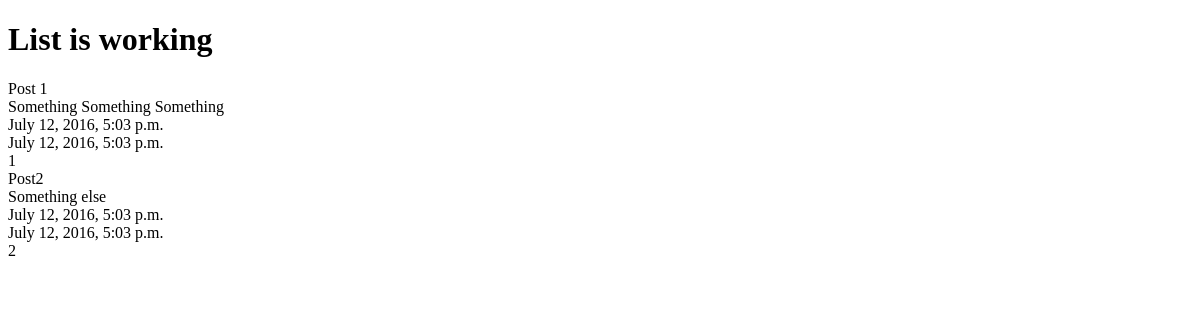
The app's page /posts/, older data.
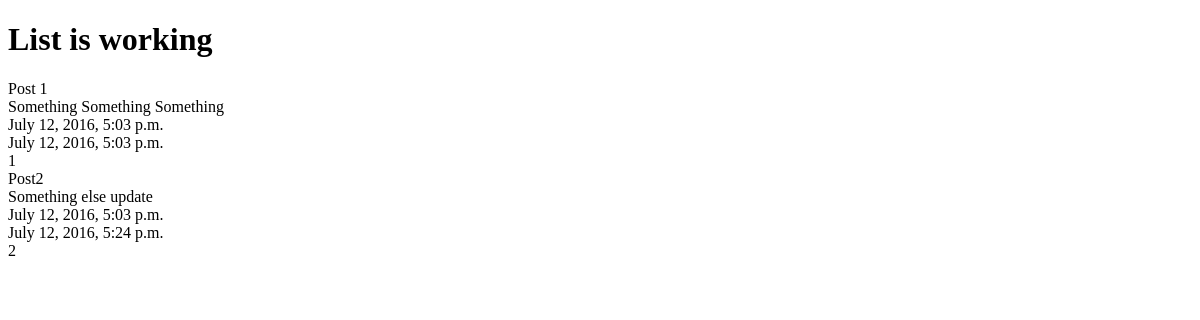
The same page, newer data.
### posts/models.py (models this page shows, shortened)
class Post(models.Model):
	title = models.CharField( max_length=120 )
	content = models.TextField()
	updated = models.DateTimeField(auto_now=True, auto_now_add=False)
	timestamp = models.DateTimeField(auto_now=False, auto_now_add=True)

### posts/views.py (the view)
def post_list(request): #list_items
    queryset = Post.objects.all()
    context = {
        "object_list": queryset,
    	"title": "List"
    }
    return render(request, "index.html", context)

### templates/index.html (shortened to what this page needs)
<!DOCTYPE html>
<html lang="en">
<head>
</head>
<body>
	<h1>{{title}} is working</h1>
{% for obj in object_list %}
{{ obj.title }}<br/>
{{ obj.content }}<br/>
{{ obj.timestamp }}<br/>
{{ obj.updated }}<br/>
{{ obj.id }}<br/>
{% endfor %}
</body>
</html>

Row changes from the older to the newer data that the page shows:
changed Post "Post2": content "Something else" → "Something else update"; updated "July 12, 2016, 5:03 p.m." → "July 12, 2016, 5:24 p.m."
